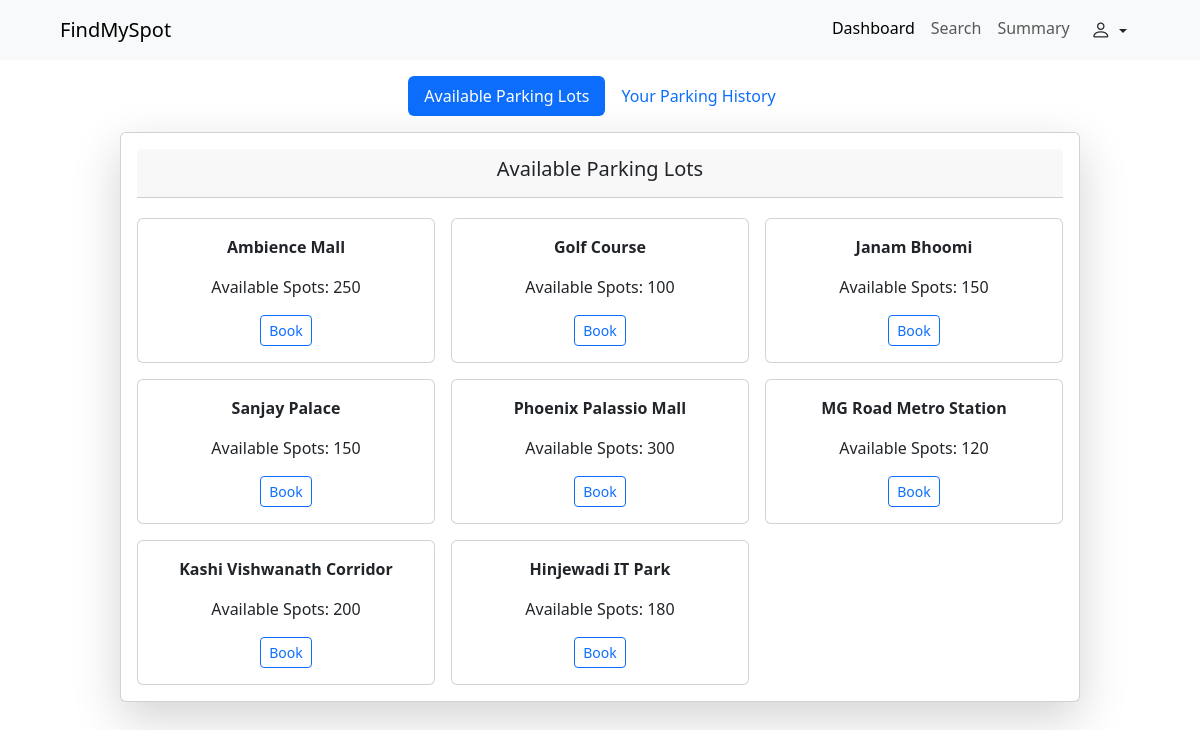
The page /user/dashboard (signed in) on the database as committed earlier.
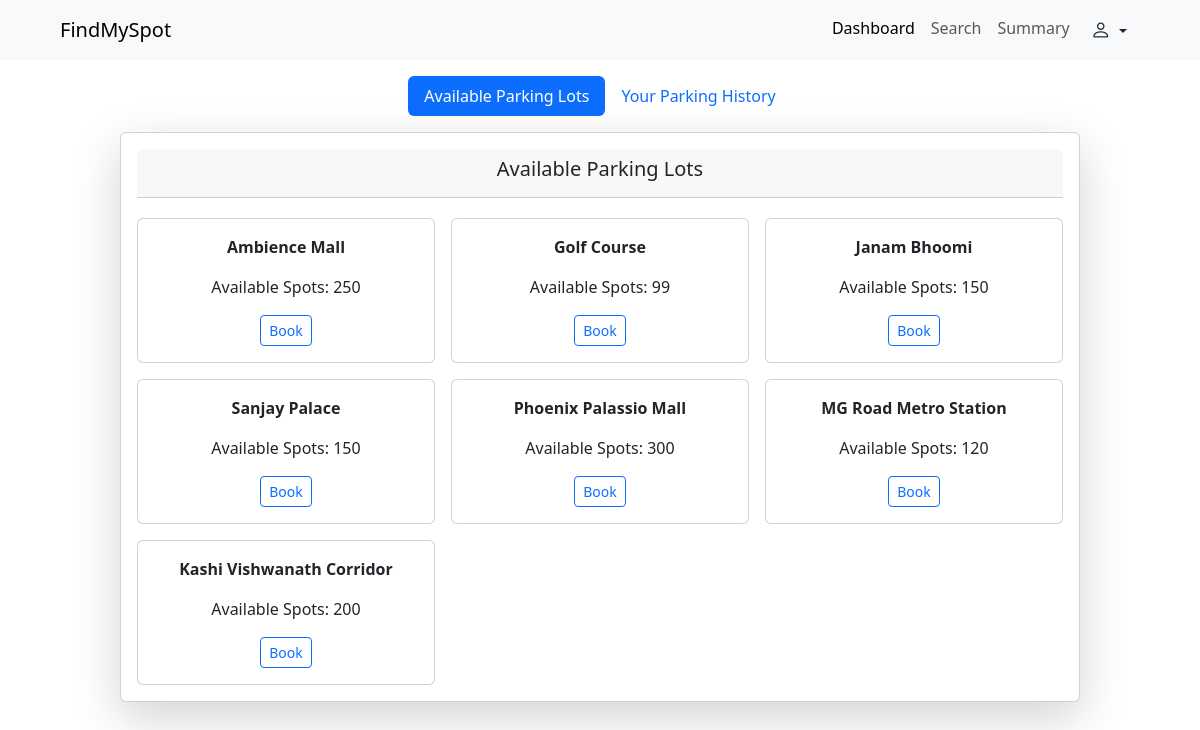
The same page on the database as committed later.
### backend/models.py (models this page shows)
class ParkingLot(db.Model):
    __tablename__ = "Parking_Lot"
    id = db.Column(db.Integer , primary_key = True , autoincrement=True)
    prime_location_name = db.Column(db.String, nullable = False)
    price = db.Column(db.Integer, nullable = False) #####
    address = db.Column(db.String, nullable = False)
    city = db.Column(db.String , nullable = False)
    pin_code = db.Column(db.Integer, nullable = False)
    maximum_number_of_spots = db.Column(db.Integer, nullable = False)
    spots = db.relationship("ParkingSpot", backref = "Parking_Lot")
    reserved_parking_spot = db.relationship("ReservedParkingSpot" , backref="Parking_Lot")

### backend/routes.py (the view)
@app.route("/user/dashboard")
@login_required
def user_dash():
    all_par = db.session.query(ParkingLot).join(ParkingSpot).filter(ParkingSpot.status == 'A').distinct().all()
    booking_history = db.session.query(ReservedParkingSpot).filter_by(user_id=current_user.id).all()
    for booking in booking_history:
        if booking.leaving_timestamp != "Not yet left":
            start_time = datetime.strptime(booking.parking_timestamp, "%Y-%m-%d %H:%M:%S")
            end_time = datetime.strptime(booking.leaving_timestamp, "%Y-%m-%d %H:%M:%S")
            duration = end_time - start_time
            booking.duration = str(duration)  # This will be like '0:45:00' (HH:MM:SS)
        else:
            booking.duration = "Ongoing"
    return render_template("/user/dashboard.html", curr_user=current_user, all_par=all_par, booking_history = booking_history)

### app.py (called while the page is built)
def create_app():
    app = Flask(__name__)
    app.config["SQLALCHEMY_DATABASE_URI"] = "sqlite:///vehicle__app_db.sqlite3"
    app.config["SECRET_KEY"] = "thisismayankdhangar"
    db.init_app(app)
    api.init_app(app)
    login_manager = LoginManager(app)
    @login_manager.user_loader
    def load_user(email): #taking the id from cookies
        return db.session.query(User).filter_by(email = email).first() or db.session.query(Admin).filter_by(email = email).first()
    app.app_context().push()
    db.create_all()
    return app

### templates/user/dashboard.html (shortened to what this page needs)
<!doctype html>
<html lang="en">
<head>
    <link href="https://cdn.jsdelivr.net/npm/bootstrap@5.3.7/dist/css/bootstrap.min.css" rel="stylesheet"
>
    <link rel="stylesheet" href="https://cdn.jsdelivr.net/npm/bootstrap-icons@1.13.1/font/bootstrap-icons.min.css">
</head>
<body>
    <nav class="navbar sticky-top navbar-expand-lg bg-body-tertiary">
        <div class="container-fluid ms-5">
            <a class="navbar-brand" href="#">FindMySpot</a>
            <div class="collapse navbar-collapse" id="navbarSupportedContent">
                <ul class="navbar-nav ms-auto me-5">
                    <li class="nav-item">
                        <a class="nav-link active" aria-current="page" href="/user/dashboard">Dashboard</a>
                    </li>
                    <li class="nav-item">
                        <a class="nav-link" href="/user/search">Search</a>
                    </li>
                    <li class="nav-item">
                        <a class="nav-link" href="/user/summary">Summary</a>
                    </li>
                    <div class="dropdown">
                        <button class="btn dropdown-toggle" type="button" data-bs-toggle="dropdown"
                            aria-expanded="false">
                            <i class="bi bi-person fs-5"></i>
                        </button>
                    </div>
                </ul>
            </div>
        </div>
    </nav>
    <ul class="nav nav-pills mb-3 d-flex justify-content-center mt-3" id="pills-tab" role="tablist">
        <li class="nav-item" role="presentation">
            <button class="nav-link active" id="pills-home-tab" data-bs-toggle="pill" data-bs-target="#pills-home"
                type="button" role="tab" aria-controls="pills-home" aria-selected="true">Available Parking Lots</button>
        </li>
        <li class="nav-item" role="presentation">
            <button class="nav-link" id="pills-profile-tab" data-bs-toggle="pill" data-bs-target="#pills-profile"
                type="button" role="tab" aria-controls="pills-profile" aria-selected="false">Your Parking
                History</button>
        </li>
    </ul>
    <div class="tab-content" id="pills-tabContent">
        <div class="tab-pane fade show active" id="pills-home" role="tabpanel" aria-labelledby="pills-home-tab"
            tabindex="0">
            <div class="card shadow-lg mx-auto my-2" style="width:80%">
                <div class="card-body">
                    <div class="card-header d-flex align-items-center justify-content-center">
                        <h5 class="card-title">Available Parking Lots</h5>
                    </div>
                    <div class="row g-3 text-center mt-1">
                        {% for lot in all_par %}
                        <div class="col-4">
                            <div class="card">
                                <div class="card-body">
                                    <p><strong>{{ lot.prime_location_name }}</strong></p>
                                    <p>Available Spots: {{ lot.spots | selectattr('status', 'equalto', 'A') | list |
                                        length }}</p>
                                    <div class="btn-group btn-group-sm" role="group"
                                        aria-label="Basic outlined example">
                                        <button type="button" class="btn btn-outline-primary" data-bs-toggle="modal"
                                            data-bs-target="#bookParking-{{ lot.id }}">Book</button>
                                    </div>
                                </div>
                            </div>
                        </div>
                        {% endfor %}
                    </div>
                </div>
            </div>
        </div>
    </div>
</body>
</html>

Rows that differ between the two databases and show on the page:
removed ParkingLot: prime_location_name "Hinjewadi IT Park", spots|selectattr "180"
computed for ParkingLot "Golf Course": spots|selectattr "100" → "99"
